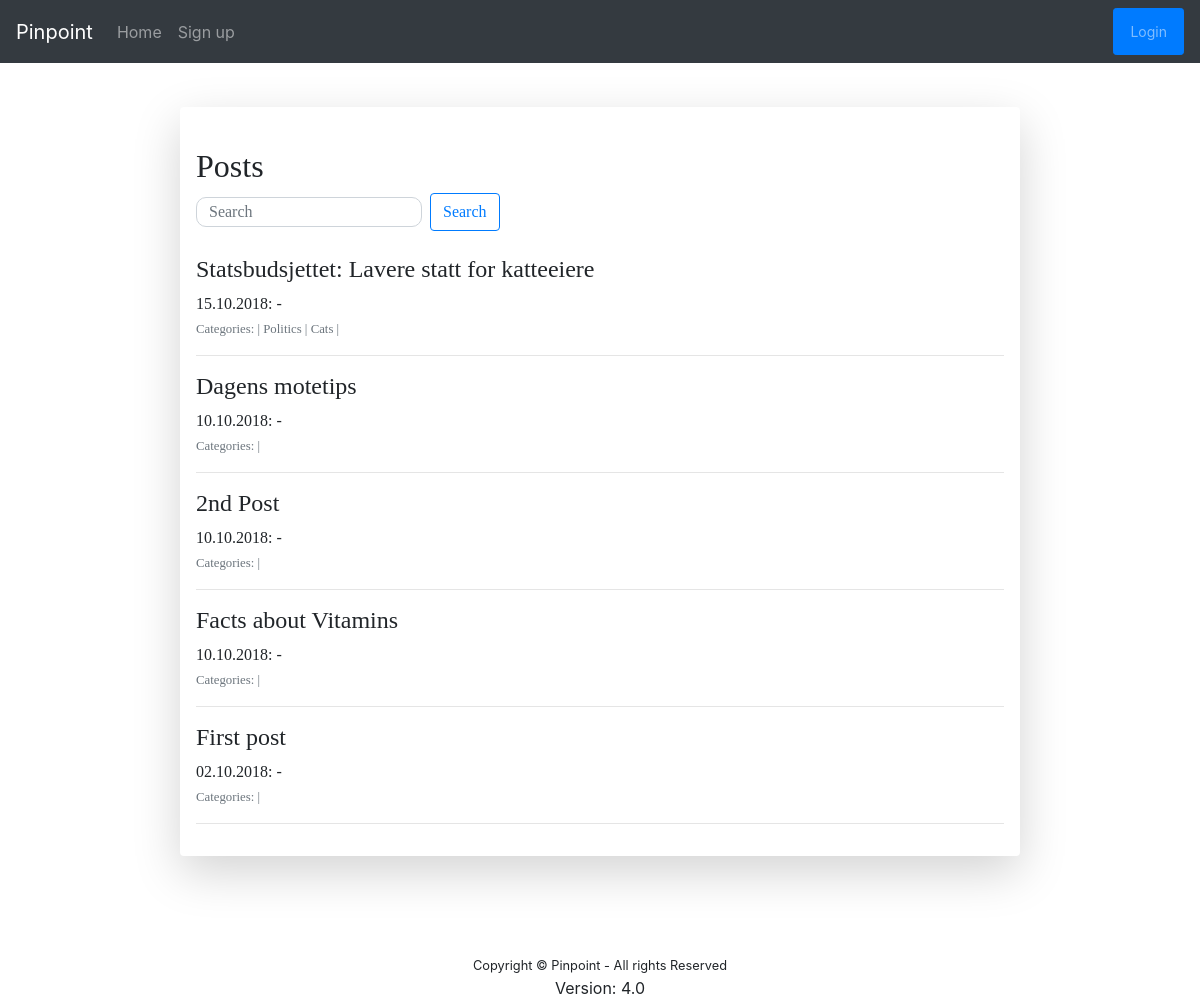
/, run on an earlier commit of the app's database.
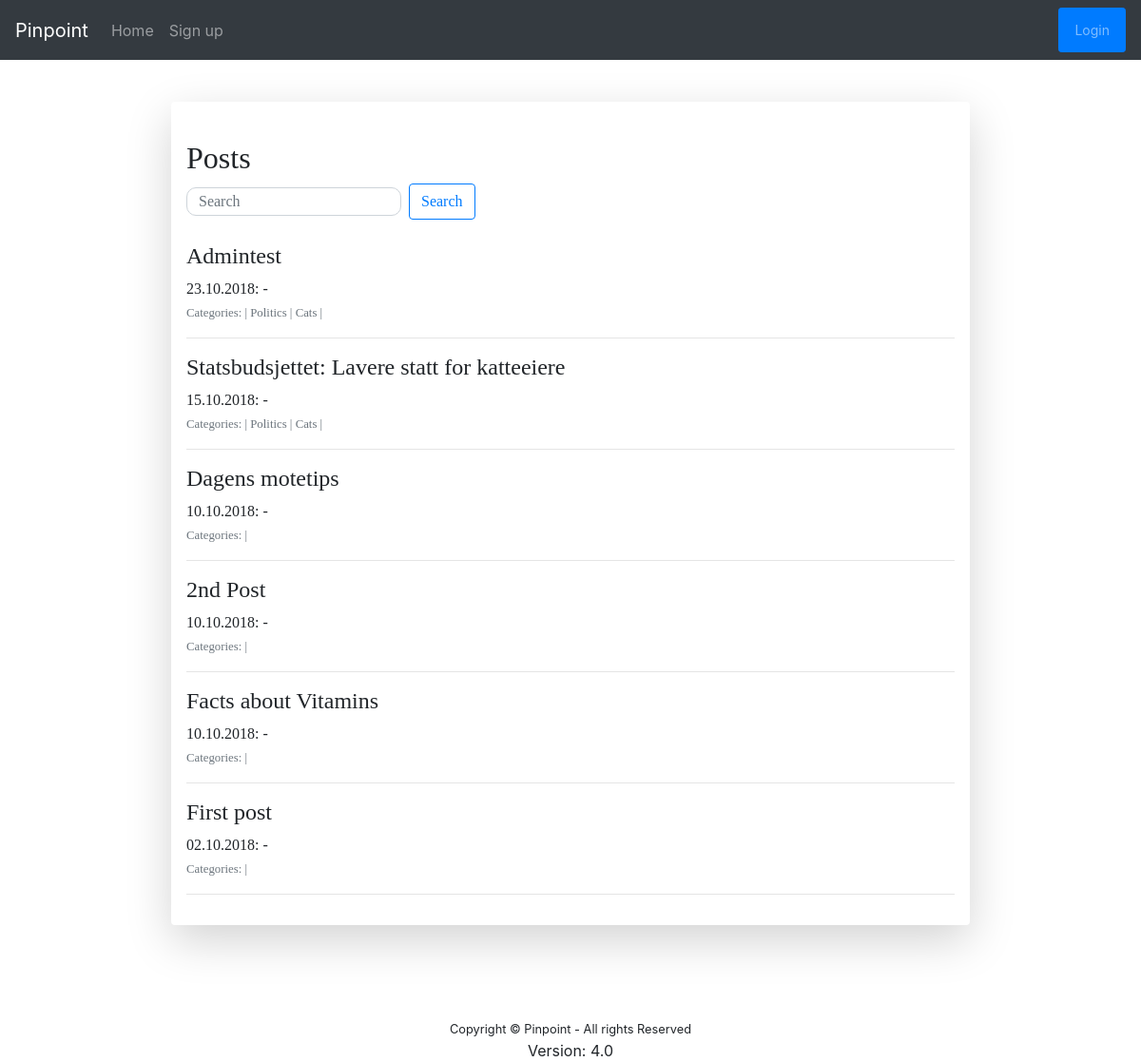
And on a later commit of the database.
### view_content/models.py (models this page shows, shortened)
class Post(models.Model):
    title = models.CharField(max_length=200)
    body = models.TextField()
    date = models.DateTimeField(auto_now_add=True)
    author = models.ManyToManyField('auth.User')
    editor = models.ForeignKey('auth.User', on_delete=models.CASCADE, related_name='editor_of', null=True)
    needs_proofreading = models.BooleanField(default=False)
    published = models.BooleanField(default=False)
    comment = models.TextField(null=True)
    categories = models.ManyToManyField('Category')
    saved_users = models.ManyToManyField('auth.User', related_name='users')
    needs_approval = models.BooleanField(default=False)

class Category(models.Model):
    name = models.CharField(max_length=100)
    subscribers = models.ManyToManyField('auth.User')

### view_content/views.py (the view, shortened to what this page needs)
# urls.py: path('', views.index, name="home"),
def index(request):
    posts = Post.objects.all()
    query = request.GET.get("q")
    return render(request, "view_content/index.html", {'posts': posts.order_by("-date")[:20]})

### view_content/templates/view_content/index.html (shortened to what this page needs)
{% extends "base.html" %}
{% block content %}
        <br>
        <h2>Posts</h2>
        <form method="GET" action="" class="form-inline">
            <input class="form-control mr-sm-2" type="text" name="q" placeholder="Search" aria-label="Search" value="{{ request.GET.q }}" autofocus>
            <button class="btn btn-outline-primary my-2 my-sm-0" type="submit">Search</button>
        </form>
    <br>
    {% if posts %}
    {% for post in posts %}
        {% if post.published %}
        	<div class="pointer" onclick="document.location='{% url 'detail' post.id %}'">
                <h4>{{ post.title }}</h4>
                <p>
                    {{ post.date|date:"d.m.Y" }}: -
                    <small class="form-text text-muted">Categories: |
                            {% for category in post.categories.all %}
                                {{ category.name }} |
                            {% endfor %}
                    </small>
                </p>
            </div>
        <hr>
        {% endif %}
    {% endfor %}
    {% else %}
        <p>Your search did not match any results</p>
    {% endif %}
{% endblock %}

### main/templates/base.html (shortened to what this page needs)
<!doctype html>
<html lang="en">
  <head>
    <link rel="stylesheet" href="https://stackpath.bootstrapcdn.com/bootstrap/4.1.3/css/bootstrap.min.css">
    <link rel="stylesheet" href="https://use.fontawesome.com/releases/v5.1.0/css/all.css">
  </head>
  <body>
  <nav class="navbar sticky-top navbar-expand-lg navbar-dark bg-dark">
  <a  class="navbar-brand" href="{% url 'home' %}">Pinpoint</a>
  <div class="collapse navbar-collapse" id="navbarSupportedContent">
      <ul class="navbar-nav mr-auto">
        <li class="nav-item">
          <a class="nav-link" href="{% url 'home' %}">Home</a>
        </li>
        {% if request.user.is_authenticated %}
        <li class="nav-item">
          <a class="nav-link" href="{% url 'content' %}">Create Content</a>
        </li>
        <li class="nav-item">
          <a class="nav-link" href="{% url 'subscriptions' %}">My subscriptions</a>
        </li>
        <li class="nav-item">
          <a class="nav-link" href="{% url 'saved_posts' %}">Saved Posts</a>
        </li>
        {% else %}
        <li class="nav-item">
          <a class="nav-link" href="{% url 'register' %}">Sign up</a>
        </li>
        {% endif %}
        </ul>
        <ul class="navbar-nav justify-content-end">
        {% if request.user.is_authenticated %}
        <li class="nav-item dropdown">
          <a class="nav-link dropdown-toggle" href="#" id="navbarDropdownMenuLink" role="button" data-toggle="dropdown" aria-haspopup="true" aria-expanded="false">
          My sites
          </a>
          <div class="dropdown-menu" aria-labelledby="navbarDropdownMenuLink">
            <a class="dropdown-item" href="{% url 'executive_page' %}">Executive page</a>
            <a class="dropdown-item" href="{% url 'my_page' %}">My page</a>
            <a class="dropdown-item" href="{% url 'my_profile' %}">My profile</a>
          </div>
        </li>
        <li class="btn btn-primary btn-sm">
          <a class="nav-link" href="{% url 'logout' %}">Logout</a>
        </li>
        {% else %}
        <li class="btn btn-primary btn-sm">
          <a class="nav-link" href="{% url 'login' %}">Login</a>
        </li>
        {% endif %}
        </ul>
    </div>
  </nav>
  <br>
  <div class="shadow-lg p-3 mb-5 bg-white rounded" style="padding: 20px; width: 70%; margin: auto; margin-top: 20px; font-family: 'Spectral', serif;">
    {% block content %}
    {% endblock %}
  </div>
  <br><br>
  <center><small>Copyright &copy; Pinpoint - All rights Reserved </small></center>
  <center>Version: 4.0</center>
  </body>
</html>

### main/templates/base.html (style rules this page uses)
input[type="text"], input[type="password"] { border-radius: 10px; height: 30px; }
.pointer { cursor: pointer; }

What changed in the data, as far as the page shows it:
added Post: title "Admintest", date "23.10.2018", Category (name "Politics"), Category (name "Cats")
